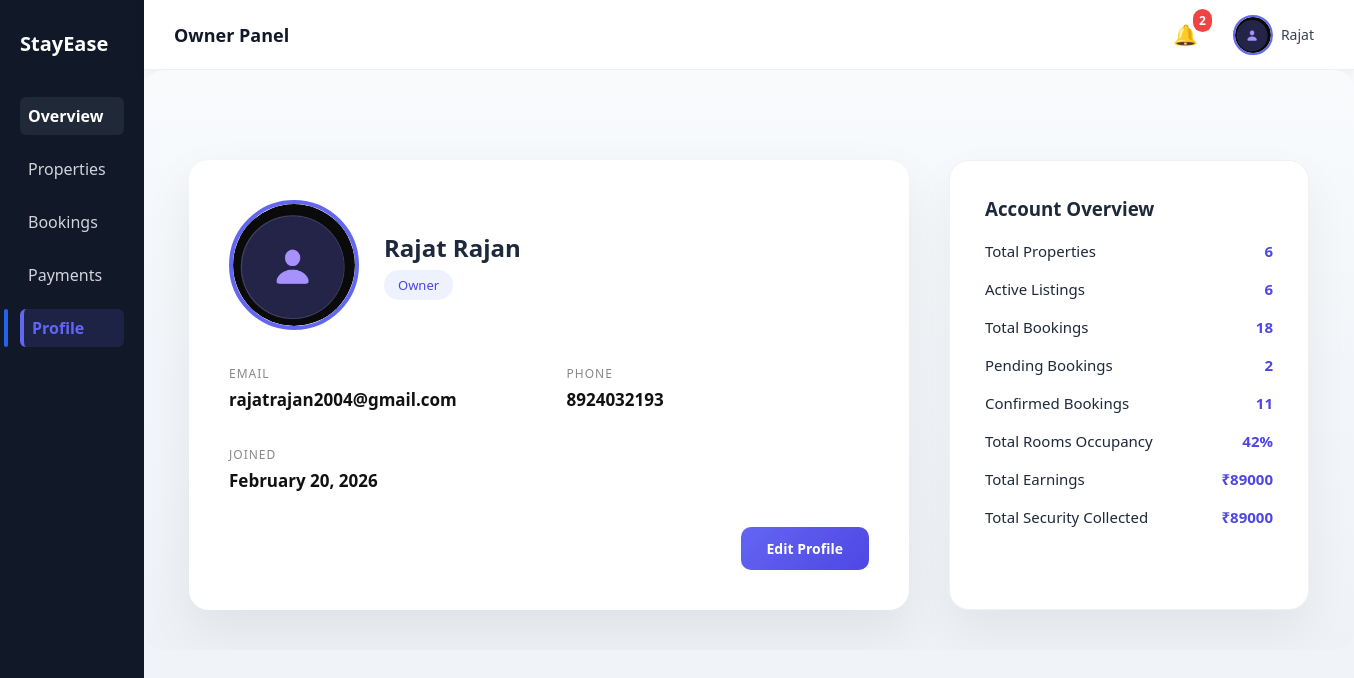
Screenshot of /profile/ (signed in) with the database file from the repository.
### accounts/models.py (models this page shows, shortened)
class UserProfile(models.Model):
    ROLE_CHOICES = [
        ('owner', 'Owner'),
        ('tenant', 'Tenant'),
    ]
    user = models.OneToOneField(User, on_delete=models.CASCADE)
    phone = models.CharField(max_length=15, blank=True, null=True)
    role = models.CharField(
        max_length=10,
        choices=ROLE_CHOICES,
        default="tenant"
    )
    profile_image = models.ImageField(upload_to="profile_pics/", blank=True)

### accounts/views.py (the view, shortened to what this page needs)
# urls.py: path('profile/', profile_view, name='profile'),
@login_required
def profile_view(request):
        profile, created = UserProfile.objects.get_or_create(user=request.user)
        total_properties = 0
        total_bookings = 0
        total_earnings = 0
        total_security = 0
        active_listings = 0
        pending_bookings = 0
        confirmed_bookings = 0
        occupancy_rate = 0
        if profile.role == "owner":
            properties = Property.objects.filter(owner=request.user)
            bookings = Booking.objects.filter(room__property__owner=request.user)
            rooms = Room.objects.filter(property__owner=request.user)
            total_properties = properties.count()
            total_bookings = bookings.count()
            total_earnings = bookings.filter(status="confirmed").aggregate(
                total=Sum("rent_amount")
            )["total"] or 0
            total_security = bookings.filter(status="confirmed").aggregate(
                total=Sum("security_amount")
            )["total"] or 0
            active_listings = properties.filter(is_active=True).count()
            pending_bookings = bookings.filter(status="pending").count()
            confirmed_bookings = bookings.filter(status="confirmed").count()
            total_capacity = sum(room.capacity for room in rooms)
            if total_capacity > 0:
                occupancy_rate = round((confirmed_bookings / total_capacity) * 100)
        return render(request, "dashboard/profile_view.html", {
            "profile": profile,
            "total_properties": total_properties,
            "total_bookings": total_bookings,
            "total_earnings": total_earnings,
            "total_security": total_security,
            "active_listings": active_listings,
            "pending_bookings": pending_bookings,
            "confirmed_bookings": confirmed_bookings,
            "occupancy_rate": occupancy_rate,
            "active_page": "profile"
        })

### accounts/context_processors.py (called while the page is built)
def notification_data(request):
    if request.user.is_authenticated:
        notifications = Notification.objects.filter(
            user=request.user
        ).order_by("-created_at")[:5]
        unread_count = Notification.objects.filter(
            user=request.user,
            is_read=False
        ).count()
        return {
            "notifications": notifications,
            "unread_count": unread_count,
        }
    return {}

### templates/dashboard/profile_view.html (shortened to what this page needs)
{% extends "dashboard/base_dashboard.html" %}
{% block dashboard_content %}
<div class="profile-page-wrapper">
    <div class="profile-card-modern">
        <div class="profile-header-modern">
            <div class="profile-avatar-modern">
                {% if profile.profile_image %}
                    <img src="{{ profile.profile_image.url }}"
                        alt="Profile Image">
                {% else %}
                    <span class="avatar-letter-modern">
                        {{ request.user.first_name|first|upper }}
                    </span>
                {% endif %}
            </div>
            <div>
                <h2>{{ request.user.first_name }} {{ request.user.last_name }}</h2>
                <span class="role-badge-modern">
                    {{ request.user.userprofile.role|capfirst }}
                </span>
            </div>
        </div>
        <div class="profile-grid">
            <div class="profile-item">
                <label>Email</label>
                <p>{{ request.user.email }}</p>
            </div>
            <div class="profile-item">
                <label>Phone</label>
                <p>{{ profile.phone|default:"Not Added" }}</p>
            </div>
            <div class="profile-item">
                <label>Joined</label>
                <p>{{ request.user.date_joined|date:"F d, Y" }}</p>
            </div>
        </div>
        <div class="profile-action">
            <a href="{% url 'settings' %}" class="edit-btn-modern">
                Edit Profile
            </a>
        </div>
    </div>
    <div class="account-summary-card">
        <h3>Account Overview</h3>
        {% if request.user.userprofile.role == "owner" %}
            <div class="summary-item">
                <span>Total Properties</span>
                <strong>{{ total_properties|default:"0" }}</strong>
            </div>
            <div class="summary-item">
                <span>Active Listings</span>
                <strong>{{ active_listings|default:"0" }}</strong>
            </div>
            <div class="summary-item">
                <span>Total Bookings</span>
                <strong>{{ total_bookings|default:"0" }}</strong>
            </div>
            <div class="summary-item">
                <span>Pending Bookings</span>
                <strong>{{ pending_bookings|default:"0" }}</strong>
            </div>
            <div class="summary-item">
                <span>Confirmed Bookings</span>
                <strong>{{ confirmed_bookings|default:"0" }}</strong>
            </div>
            <div class="summary-item">
                <span>Total Rooms Occupancy</span>
                <strong>{{ occupancy_rate|default:"0" }}%</strong>
            </div>
            <div class="summary-item">
                <span>Total Earnings</span>
                <strong>₹{{ total_earnings|default:"0" }}</strong>
            </div>
            <div class="summary-item">
                <span>Total Security Collected</span>
                <strong>₹{{ total_security|default:"0" }}</strong>
            </div>
        {% endif %}
    </div>
</div>
{% endblock %}

### templates/dashboard/base_dashboard.html (shortened to what this page needs)
{% load static %}
<!DOCTYPE html>
<html>
<head>
    <link rel="stylesheet" href="{% static 'css/style.css' %}">
</head>
<body>
<div class="dashboard-layout">
    <aside class="sidebar">
        <h2 class="logo">StayEase</h2>
        <nav>
        <a href="/dashboard/"
        class="{% if request.path == '/dashboard/' %}active{% endif %}">
        Overview
        </a>
        {% if request.user.userprofile.role == "owner" %}
            <a href="/properties/"
            class="{% if '/properties/' in request.path %}active{% endif %}">
            Properties
            </a>
            <a href="/bookings/"
            class="{% if '/bookings/' in request.path %}active{% endif %}">
            Bookings
            </a>
            <a href="/payments/"
            class="{% if '/payments/' in request.path %}active{% endif %}">
            Payments
            </a>
        {% endif %}
        <a href="/profile/"
        class="{% if '/profile/' in request.path or '/settings/' in request.path %}active{% endif %}">
        Profile
        </a>
    </nav>
    </aside>
    <div class="main-content">
        <div class="topbar">
            <h3>
                {% if request.user.userprofile.role == "owner" %}
                    Owner Panel
                {% else %}
                    Tenant Panel
                {% endif %}
            </h3>
            <div class="user-section">
               <div class="notification-wrapper">
                    <div class="notification-bell" onclick="toggleNotifications(event)">
                        🔔
                        {% if unread_count > 0 %}
                        <span class="notification-count">
                            {{ unread_count }}
                        </span>
                        {% endif %}
                    </div>
                </div>
               <div class="user-menu">
                    <div class="user-trigger" onclick="toggleUserMenu(event)">
                        <div class="avatar-circle">
                            {% if request.user.userprofile and request.user.userprofile.profile_image %}
                                <img src="{{ request.user.userprofile.profile_image.url }}"
                                    alt="Profile">
                            {% else %}
                                <span>
                                    {{ request.user.first_name|first|upper }}
                                </span>
                            {% endif %}
                        </div>
                        <span class="user-name">
                            {{ request.user.first_name }}
                        </span>
                    </div>
                </div>
            </div>
        </div>
        <div class="content-area">
            {% block dashboard_content %}
            {% endblock %}
        </div>
    </div>
</div>
</body>
</html>

### rows the page displays
UserProfile: profile_image (picture), phone "8924032193"

### other values shown
{{ unread_count }} "2"
{{ request.user.first_name }} "Rajat"
{{ request.user.last_name }} "Rajan"
{{ request.user.userprofile.role|capfirst }} "Owner"
{{ request.user.email }} "rajatrajan2004@gmail.com"
{{ request.user.date_joined|date:"F d, Y" }} "February 20, 2026"
{{ total_properties|default:"0" }} "6"
{{ active_listings|default:"0" }} "6"
{{ total_bookings|default:"0" }} "18"
{{ pending_bookings|default:"0" }} "2"
{{ confirmed_bookings|default:"0" }} "11"
{{ occupancy_rate|default:"0" }} "42"
{{ total_earnings|default:"0" }} "89000"
{{ total_security|default:"0" }} "89000"
